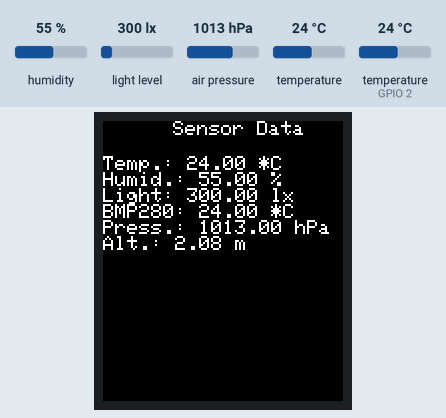
This sketch was run on a simulated ESP32. Shown: 240×280 colour display. The test bench sets the inputs (shaded band); at power-on: humidity 55 %, light level 300 lx, air pressure 1013 hPa, temperature (sensor on GPIO 2) 24 °C, temperature 24 °C. What the sketch prints to the serial monitor is not drawn.

Above: at 1.4 s.
1.5 s: humidity set to 22 %
At 6.0 s:
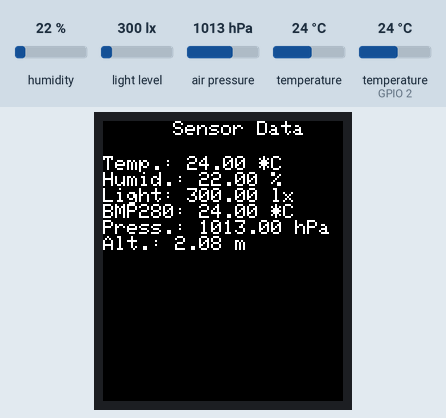
7.0 s: light level set to 40 lx
At 11.5 s:
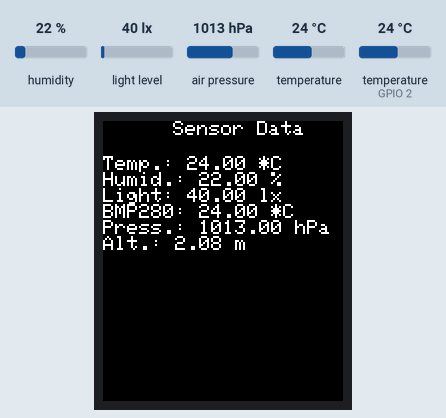
12.1 s: air pressure set to 952 hPa
At 17.0 s:
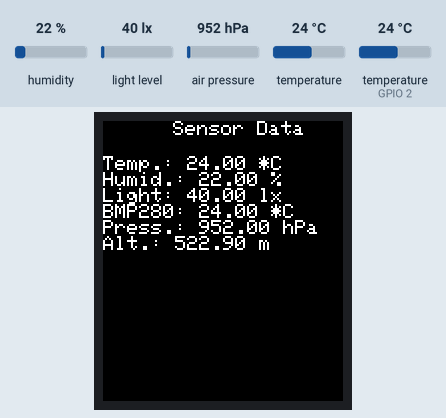
17.3 s: temperature (sensor on GPIO 2) set to 12 °C
At 21.6 s:
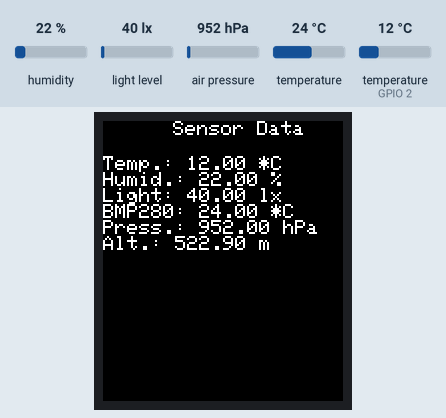
22.4 s: temperature (sensor 0) set to 12 °C
At 27.2 s:
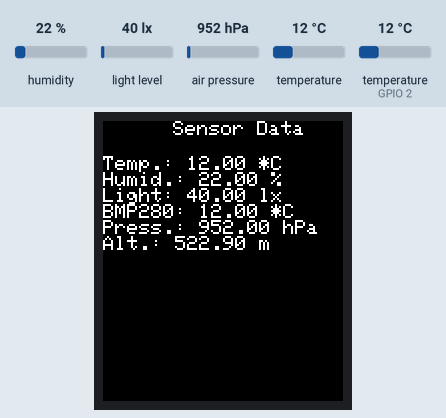
27.6 s: humidity set to 40 %
At 31.7 s:
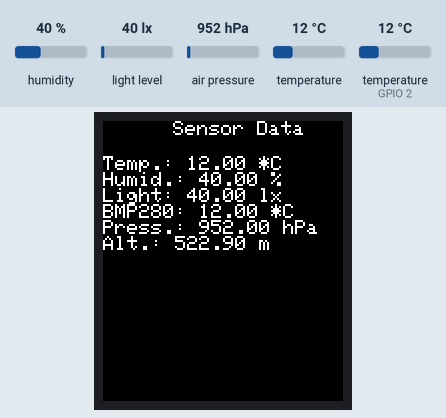
Timing chart, 0 to 33.2 s (numbered marks = the images above; inputs shaded):
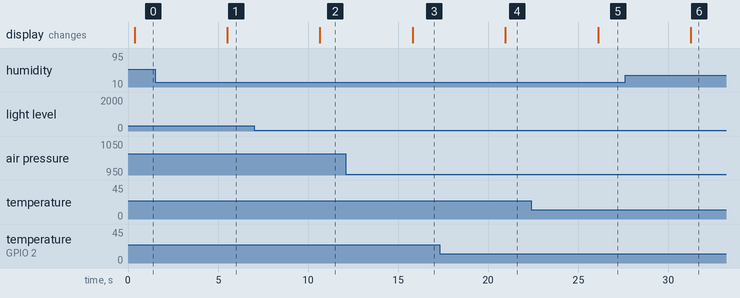

Measured:
- after the input at 1.5 s, the display: changes after 4.0 s (image 1)
- after the input at 7.0 s, the display: changes after 3.7 s (image 2)
- after the input at 12.1 s, the display: changes after 3.7 s (image 3)
- after the input at 17.3 s, the display: changes after 3.7 s (image 4)
- after the input at 22.4 s, the display: changes after 3.7 s (image 5)
- after the input at 27.6 s, the display: changes after 3.6 s (image 6)

The sketch:

display-ST7789-BH1750-DHT11-BMP280-integration.ino
```cpp
#include <Adafruit_GFX.h>
#include <Adafruit_ST7789.h>
#include <SPI.h>

#include <Wire.h>
#include <BH1750.h>

#include <Adafruit_Sensor.h>
#include <DHT.h>
#include <DHT_U.h>

#include <Adafruit_BMP280.h>

// ================= TFT Pins ==================

#define TFT_CS         14
#define TFT_RST        15
#define TFT_DC         32

//SCL Pin	          - GPIO 18
//MOSI (SDA pin)	  - GPIO 23

Adafruit_ST7789 tft = Adafruit_ST7789(TFT_CS, TFT_DC, TFT_RST);

// ================= Sensors ===================

BH1750 lightMeter;

#define DHTTYPE    DHT11
#define DHTPIN 2
DHT_Unified dht(DHTPIN, DHTTYPE);

#define BMP280_ADDRESS 0x76
Adafruit_BMP280 bmp;
//SCK (SCL Pin)	  - GPIO 22
//SDI (SDA pin)	  - GPIO 21

// ================= Global ====================

uint32_t delayMS;

void setup(void) {

  Serial.begin(9600);
  Serial.print(F("Starting system..."));

  // TFT
  tft.init(240, 280);
  tft.fillScreen(ST77XX_BLACK);

  // DHT11
  dht.begin();
  sensor_t sensor;
  dht.temperature().getSensor(&sensor);
  dht.humidity().getSensor(&sensor);

  // I2C devices
  Wire.begin();

  // BH1750
  lightMeter.begin();

  // BMP280
  if (!bmp.begin(BMP280_ADDRESS)) {
    Serial.println(F("Could not find a valid BMP280 sensor!"));
    while (1) delay(10);
  }
  bmp.setSampling(Adafruit_BMP280::MODE_NORMAL,
                  Adafruit_BMP280::SAMPLING_X2,
                  Adafruit_BMP280::SAMPLING_X16,
                  Adafruit_BMP280::FILTER_X16,
                  Adafruit_BMP280::STANDBY_MS_500);
}

void loop() {
  delay(delayMS);

  // ===== DHT11 =====
  sensors_event_t tempEvent;
  sensors_event_t humidEvent;

  dht.temperature().getEvent(&tempEvent);
  dht.humidity().getEvent(&humidEvent);

  float temperatureData = tempEvent.temperature;
  float humidityData = humidEvent.relative_humidity;

  // ===== BH1750 =====
  float lightData = lightMeter.readLightLevel();

  // ===== BMP280 =====
  float bmpTemp = bmp.readTemperature();
  float bmpPressure = bmp.readPressure();
  float bmpAltitude = bmp.readAltitude(1013.25);

  tftPrintDisplayHeader();

  if (isnan(temperatureData) || isnan(humidityData)) {
    Serial.println("Error reading DHT11 temperature and humidity data");
  }
  else if (lightData < 0) {
    Serial.println("Error reading BH1750 light data");
  }
  else {
    serialPrintSensorData(temperatureData, humidityData, lightData, bmpTemp, bmpPressure, bmpAltitude);
    tftPrintSensorData(temperatureData, humidityData, lightData, bmpTemp, bmpPressure, bmpAltitude);
  }
  delay(5000);
}

void tftPrintDisplayHeader(){
  tft.setTextWrap(false);
  tft.fillScreen(ST77XX_BLACK);
  tft.setCursor(70, 0);
  tft.setTextColor(ST77XX_WHITE);
  tft.setTextSize(2);
  tft.println("Sensor Data");
}

void serialPrintSensorData(float temperature, float humidity, float light, float bmpTemp, float pressure, float altitude){
  Serial.print("Temperature: ");
  Serial.print(temperature);
  Serial.println(" *C");

  Serial.print("Humidity: ");
  Serial.print(humidity);
  Serial.println("%");

  Serial.print("Light: ");
  Serial.print(light);
  Serial.println("lx");

  Serial.print("BMP280 Temp: ");
  Serial.print(bmpTemp);
  Serial.println(" *C");

  Serial.print("Pressure: ");
  Serial.print(pressure);
  Serial.println(" Pa");

  Serial.print("Altitude: ");
  Serial.print(altitude);
  Serial.println(" m");
}

void tftPrintSensorData(float temperature, float humidity, float light, float bmpTemp, float pressure, float altitude) {
  tft.setTextWrap(false);
  tft.setCursor(0, 35);
  tft.setTextColor(ST77XX_WHITE);
  tft.setTextSize(2);

  tft.print("Temp.: ");
  tft.print(temperature);
  tft.println(" *C");

  tft.print("Humid.: ");
  tft.print(humidity);
  tft.println(" %");

  tft.print("Light: ");
  tft.print(light);
  tft.println(" lx");

  tft.print("BMP280: ");
  tft.print(bmpTemp);
  tft.println(" *C");

  tft.print("Press.: ");
  tft.print(pressure/100.0F);
  tft.println(" hPa");

  tft.print("Alt.: ");
  tft.print(altitude);
  tft.println(" m");
}
```
